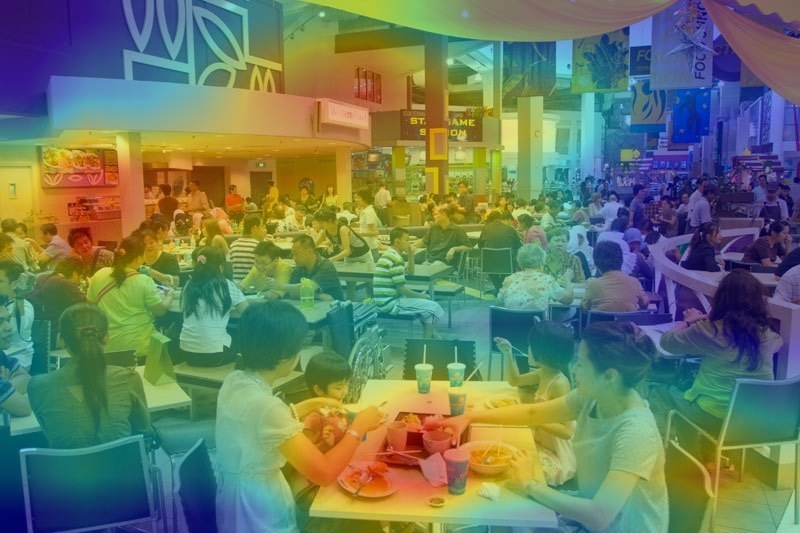
#> input picture places365/cam_example.jpg, 800 x 533 px; its folder holds only this picture in this run
$ python -i tempCodeRunnerFile.py   (imports and definitions only)   (older library calls are emulated)
#> lines starting #> are read from the running program, lines starting #| are printed output that depends on the picture
import cv2
import numpy as np
import os

def is_blurred_advanced(image_path, laplacian_threshold=100.0, edge_threshold=0.1, frequency_threshold=0.05):
    """
    Checks if an image is blurred using a combination of Laplacian variance,
    edge detection, and frequency analysis.

    Args:
        image_path (str): Path to the image file.
        laplacian_threshold (float): Blur threshold (variance of the Laplacian).
        edge_threshold (float): Minimum fraction of pixels that should be edges.
        frequency_threshold (float): Max amplitude of the high frequency components

    Returns:
        bool: True if the image is blurred, False otherwise.
    """
#> called with image_path = 'places365/cam_example.jpg', laplacian_threshold = 100, edge_threshold = 0.1, frequency_threshold = 0.05
    try:
        img = cv2.imread(image_path, cv2.IMREAD_GRAYSCALE)
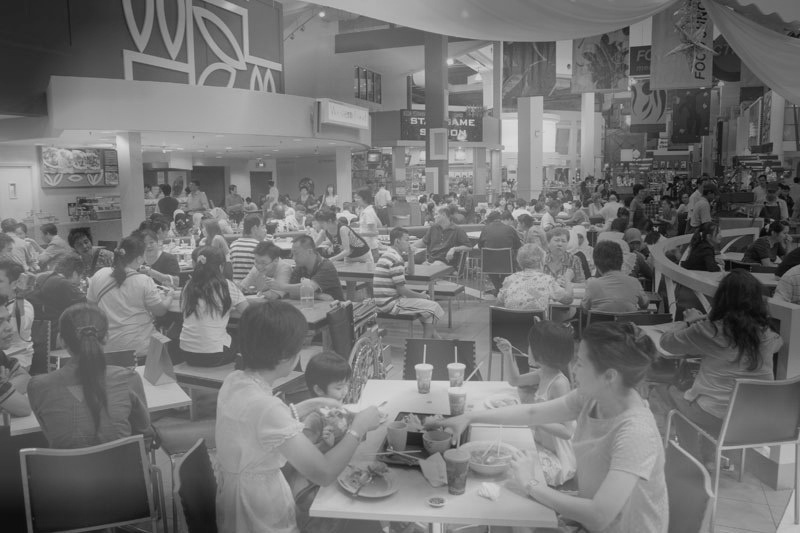
#> img: shape (533, 800); min 5, max 219, mean 115
        if img is None:
            raise ValueError("Could not open or read image.")

        height, width = img.shape
#> height = 533; width = 800

        # 1. Laplacian Variance
        laplacian = cv2.Laplacian(img, cv2.CV_64F)
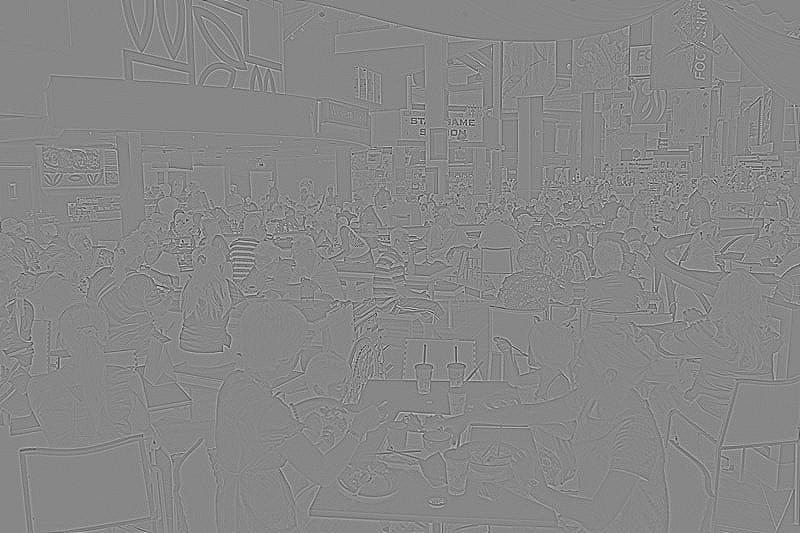
#> laplacian: shape (533, 800) float64; min -195, max 172, mean 0; drawn with min black and max white
        laplacian_variance = np.var(laplacian)
#> laplacian_variance = 357.2

        # 2. Edge Detection (Sobel)
        sobelx = cv2.Sobel(img, cv2.CV_64F, 1, 0, ksize=3)
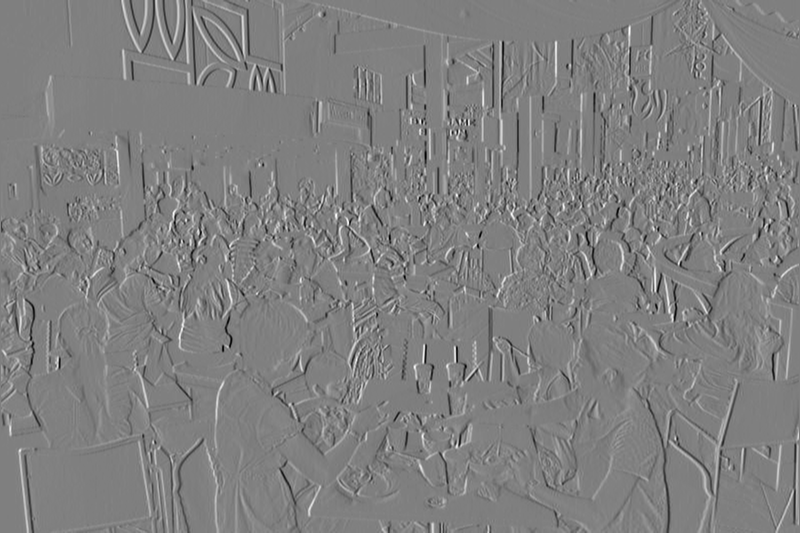
#> sobelx: shape (533, 800) float64; min -405, max 402, mean 0.1; drawn with min black and max white
        sobely = cv2.Sobel(img, cv2.CV_64F, 0, 1, ksize=3)
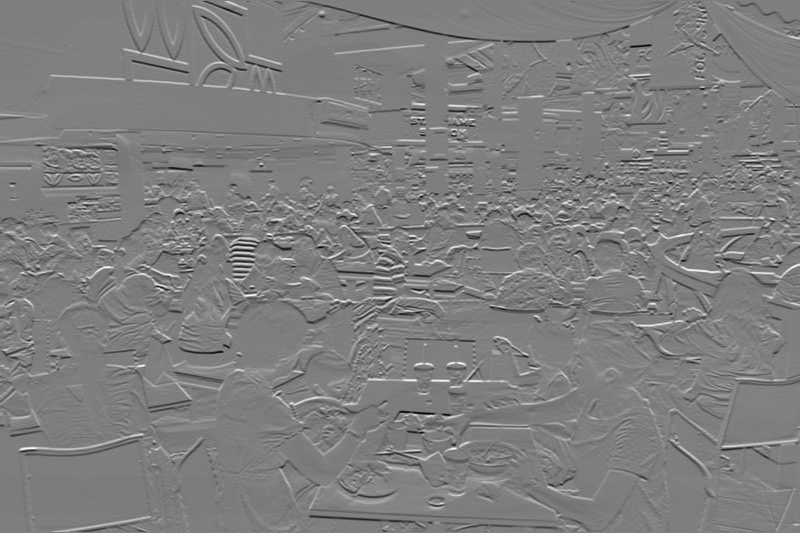
#> sobely: shape (533, 800) float64; min -434, max 438, mean -0.2; drawn with min black and max white
        edge_magnitude = np.sqrt(sobelx**2 + sobely**2)
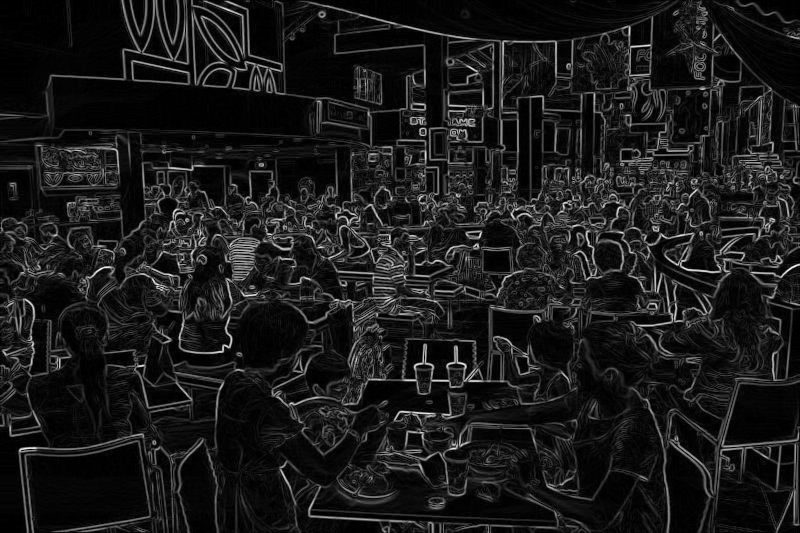
#> edge_magnitude: shape (533, 800) float64; min 0, max 468, mean 49.5; drawn with min black and max white
        edge_pixels = np.count_nonzero(edge_magnitude > 0)  # Count non-zero (edge) pixels
#> edge_pixels = 418103
        edge_fraction = edge_pixels / (height * width)
#> edge_fraction = 0.981


        # 3. Frequency Analysis (FFT)
        f = np.fft.fft2(img)
        fshift = np.fft.fftshift(f)
        magnitude_spectrum = np.abs(fshift)

        # Calculate amplitude of the high frequency components and compare to the rest.
        high_frequency = magnitude_spectrum[int(height / 4):int(3 * height / 4), int(width / 4):int(3 * width / 4)]
        high_freq_amplitude = np.mean(high_frequency)
#> high_freq_amplitude = 17521.9
        total_amplitude = np.mean(magnitude_spectrum)
#> total_amplitude = 6252

        # Normalize between 0 and 1
        if total_amplitude > 0 :
            high_freq_normalized = high_freq_amplitude / total_amplitude
#> high_freq_normalized = 2.8
        else:
            high_freq_normalized = 0


        # Blur detection Logic (combining measures)
        blurred = (
            laplacian_variance < laplacian_threshold and
            edge_fraction < edge_threshold and
            high_freq_normalized < frequency_threshold
        )
#> blurred = False
        return blurred

    except Exception as e:
        print(f"Error processing image: {e}")
        return None


def detect_blur_in_folder(folder_path, laplacian_threshold=100.0, edge_threshold=0.1, frequency_threshold=0.05):
    """
    Detects blur in all images within a folder.

    Args:
        folder_path (str): Path to the folder containing images.
        laplacian_threshold (float): Blur threshold (variance of the Laplacian).
        edge_threshold (float): Minimum fraction of pixels that should be edges.
        frequency_threshold (float): Max amplitude of the high frequency components
    """

    image_files = [f for f in os.listdir(folder_path) if f.lower().endswith(('.png', '.jpg', '.jpeg', '.gif', '.bmp'))]

    if not image_files:
        print(f"No images found in folder: {folder_path}")
        return

    for image_file in image_files:
        image_path = os.path.join(folder_path, image_file)
        blurred = is_blurred_advanced(image_path, laplacian_threshold, edge_threshold, frequency_threshold)

        if blurred is True:
            print(f"{image_file}: Image is blurred.")
        elif blurred is False:
            print(f"{image_file}: Image is not blurred.")
        else:
            print(f"{image_file}: Unable to determine if image is blurred.")


# Example usage:
folder_path = "/Users/tejaskumar/Desktop/TIL/ML/image-classification-flask/test_images"  # Replace with the path to your folder
lap_thresh = 100
edge_thresh = 0.1
freq_thresh = 0.05

# [1 line not run here, left out]

>>> result = is_blurred_advanced('places365/cam_example.jpg')
#> result = False
